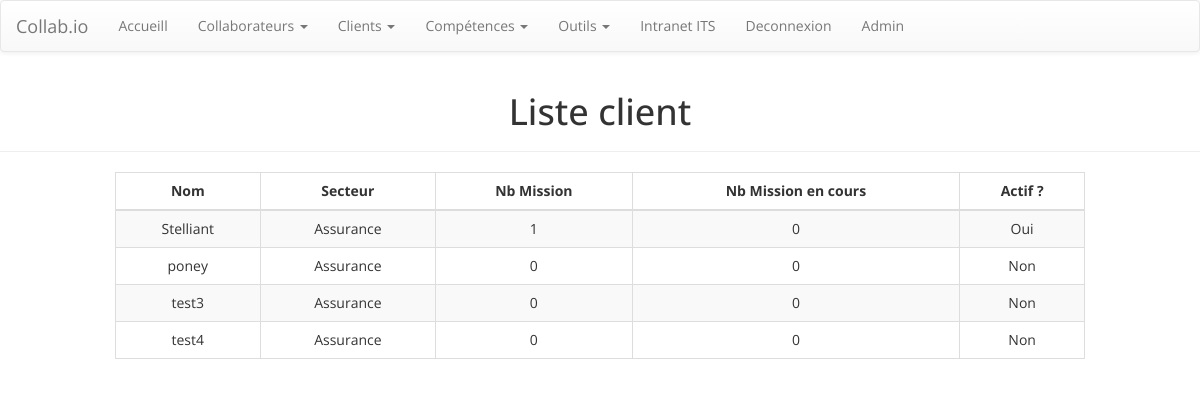
The page /client/ (signed in) on the database as committed earlier.
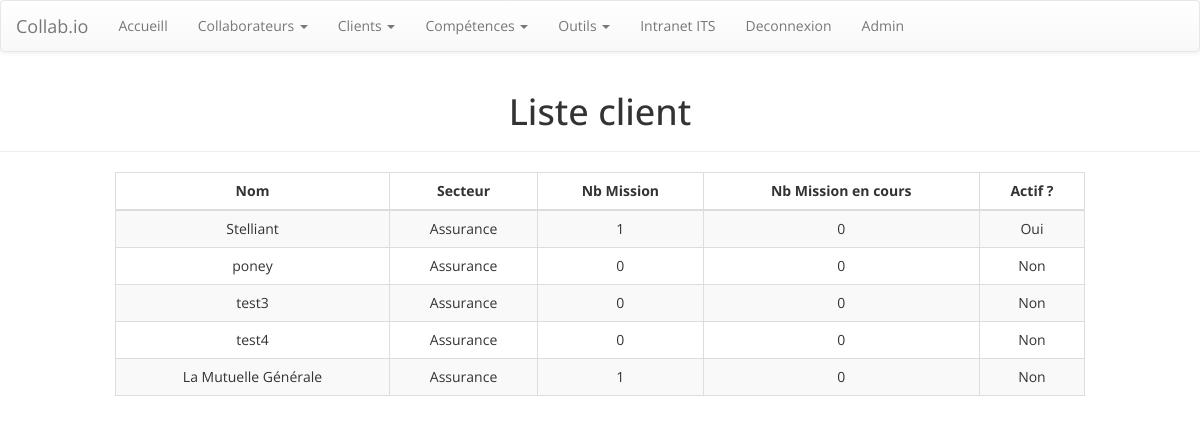
The same page on the database as committed later.
### collab/models.py (models this page shows, shortened)
class client(models.Model):
    nomClient = models.CharField(max_length=250)
    domaineClient = models.ForeignKey(domaine, on_delete=models.CASCADE)
    logoClient = models.ImageField(upload_to='collab/static/collab', blank=True, null=True)

class domaine(models.Model):
    nomDomaine = models.CharField(max_length=300)
    def __str__(self):
        return self.nomDomaine

### collab/views.py (the view)
# urls.py: path('client/', views.liste_client, name='liste_client'),
def liste_client(request):
    template = loader.get_template('collab/liste_client2.html')
    client_list= client.objects.all()
    page = request.GET.get('page', 1)
    paginator = Paginator(client_list, 10)
    try:
        clients= paginator.page(page)
    except PageNotAnInteger:
        clients = paginator.page(1)
    except EmptyPage:
        clients = paginator.page(paginator.num_pages)
    context={'clients':clients}
    return HttpResponse(template.render(context, request))

### collab/templatetags/collab_extras.py (called while the page is built)
@register.filter(name='recup_mission')
def recup_mission(id_client):
    nb = experiences.objects.filter(client=id_client).count()
    return nb

@register.filter(name='recup_mission_en_cours')
def recup_mission_en_cours(id_client):
    nb = experiences.objects.filter(dateFin__gte=datetime.date.today(),client=id_client).count()
    return nb

@register.filter(name='statut_client')
def statut_client(id_client):
    nb = experiences.objects.filter(dateFin__gte=datetime.date.today(),client=id_client).count()
    nb2 = experiences.objects.filter(dateFin=None,client=id_client).count()
    if nb > 0:
        return "Oui"
    elif nb2 > 0:
        return "Oui"
    else:
        return "Non"

### collab/templates/collab/liste_client2.html (shortened to what this page needs)
{% extends 'collab/base.html' %}
{% load collab_extras %}
{% block content %}
    <div class="page-header">
        <h1 class="text-center">Liste client</h1></div>
    <div class="container" id="container">
        <div class="row">
            <div class="col-lg-10 col-lg-offset-1 col-md-10 col-md-offset-1 col-sm-10 col-sm-offset-1 col-xs-12">
                <div class="table-responsive" id="liste-consultant">
                    <table class="table table-striped table-bordered table-hover">
                        <thead>
                            <tr class="text-center">
                                <th class="text-center">Nom </th>
                                <th class="hidden-xs hidden-sm text-center">Secteur </th>
                                <th class="text-center">Nb Mission</th>
                                <th class="text-center">Nb Mission en cours</th>
                                <th class="hidden-xs hidden-sm text-center">Actif ?</th>
                            </tr>
                        </thead>
                        <tbody>
                            {% for client in clients %}
                            {% with truc=client.pk %}
                            <tr>
                                <td>{{client.nomClient}} </td>
                                <td class="hidden-xs hidden-sm">{{client.domaineClient}} </td>
                                <td>{{truc|recup_mission}} </td>
                                <td>{{truc|recup_mission_en_cours}} </td>
                                <td class="hidden-xs hidden-sm">{{truc|statut_client}}</td>
                            </tr>
                            {% endwith %}
                            {% endfor %}
                        </tbody>
                    </table>
                </div>
            </div>
        </div>
    </div>
{% endblock %}

Rows that differ between the two databases and show on the page:
added client: nomClient "La Mutuelle Générale", domaineClient "Assurance", pk|recup_mission "1", pk|recup_mission_en_cours "0", pk|statut_client "Non"
